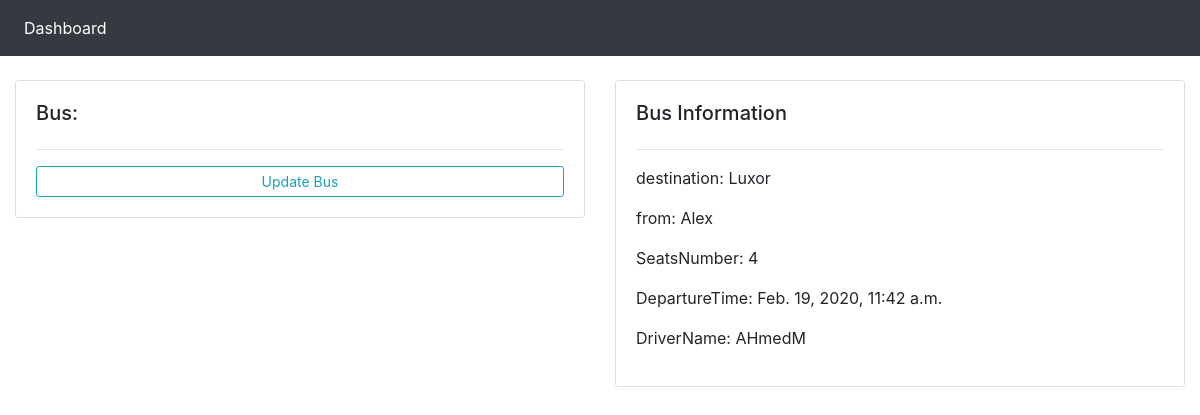
/bus/1/, run on the app's committed database.
### BusDriver/models.py (models this page shows, shortened)
class Bus(models.Model):
    origin = models.CharField(max_length=20)
    destination = models.CharField(max_length=20)
    SeatsNumber = models.IntegerField()
    PreservedSeats = models.IntegerField(default=0,editable=False)
    isFull = models.BooleanField(default=False,editable=False,blank=True,null=True)
    DepartureTime = models.DateTimeField(null=True,blank=True)
    drivername = models.ForeignKey(Driver,on_delete=models.CASCADE,null=True)

class Driver(models.Model):
    name = models.CharField(max_length=50)
    address = models.CharField(max_length=100,blank=True,null=True)
    phone = models.CharField(max_length=12,null=True,blank=True)
    age = models.IntegerField(blank=True,null=True)

### BusDriver/views.py (the view)
# urls.py: path('bus/<int:pk>/', views.bus, name='bus-page'),
def bus(request,pk):
    bus = Bus.objects.get(id = pk)
    context = {
        'bus':bus
    }
    return render(request,'BusDriver/Bus.html',context)

### BusDriver/templates/BusDriver/Bus.html
{%  extends 'BusDriver/main.html' %}
{% block content %}
	<br>
<div class="row">
	<div class="col-md">
		<div class="card card-body">
			<h5>Bus:</h5>
			<hr>
			<a class="btn btn-outline-info  btn-sm btn-block" href="">Update Bus</a>
		</div>
	</div>
	<div class="col-md">
		<div class="card card-body">
			<h5>Bus Information</h5>
			<hr>
			<p>destination: {{bus.destination}}</p>
			<p>from: {{bus.origin}}</p>
			<p>SeatsNumber: {{bus.SeatsNumber}}</p>
			<p>DepartureTime: {{bus.DepartureTime}}</p>
			<p>DriverName: {{bus.drivername.name}}</p>
		</div>
	</div>
</div>
{% endblock %}

### data on the page
Bus: destination "Luxor", origin "Alex", SeatsNumber "4", DepartureTime "Feb. 19, 2020, 11:42 a.m.", drivername.name "AHmedM"
